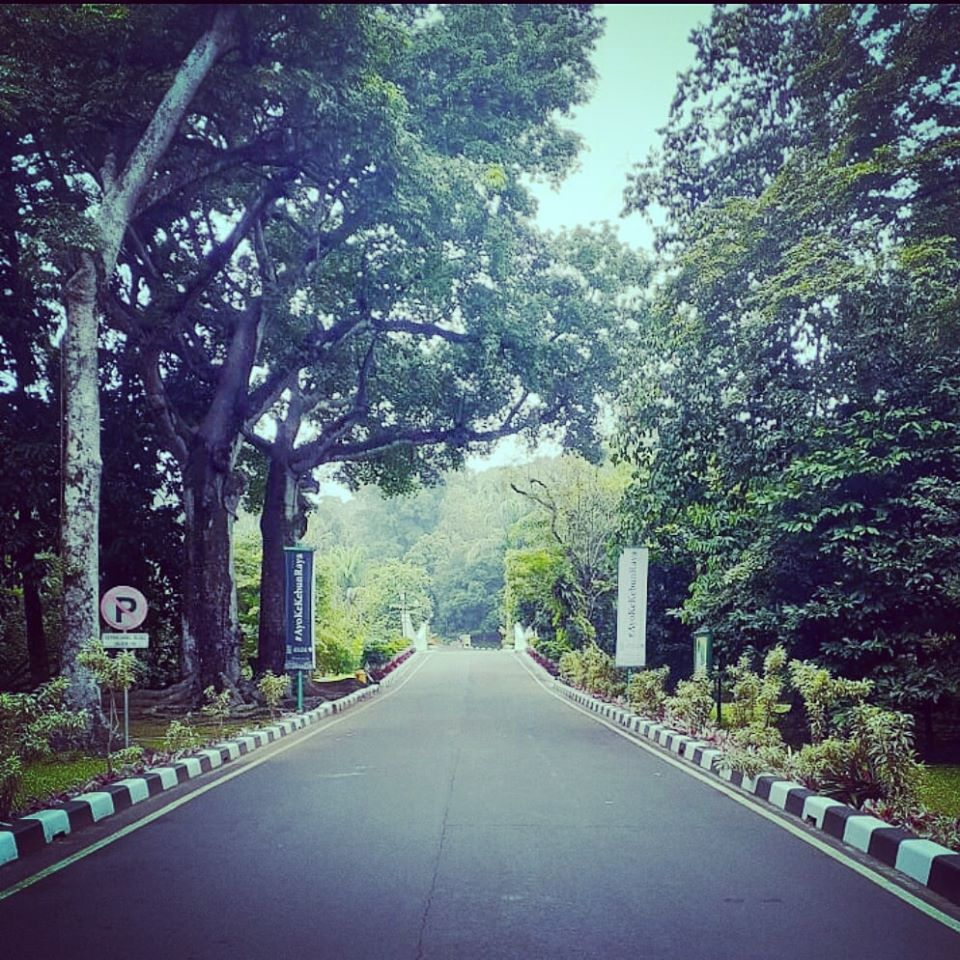
#> input picture krb.jpg, 960 x 960 px, given in place of the camera
$ python getvideobin.py
#> lines starting #> are read from the running program, lines starting #| are printed output that depends on the picture; after the words box and inside, x2 and y2 are one past the last pixel; in counts of white or black regions, pixels touching at a corner belong together
import numpy as np
import cv2

cap = cv2.VideoCapture(0)

while(True):
    # Capture frame-by-frame
    ret, frame = cap.read()
#> frame is the input picture: shape (960, 960, 3); mean B, G, R 116.6, 104.4, 91.6

    # Our operations on the frame come here
    gray = cv2.cvtColor(frame, cv2.COLOR_BGR2GRAY)
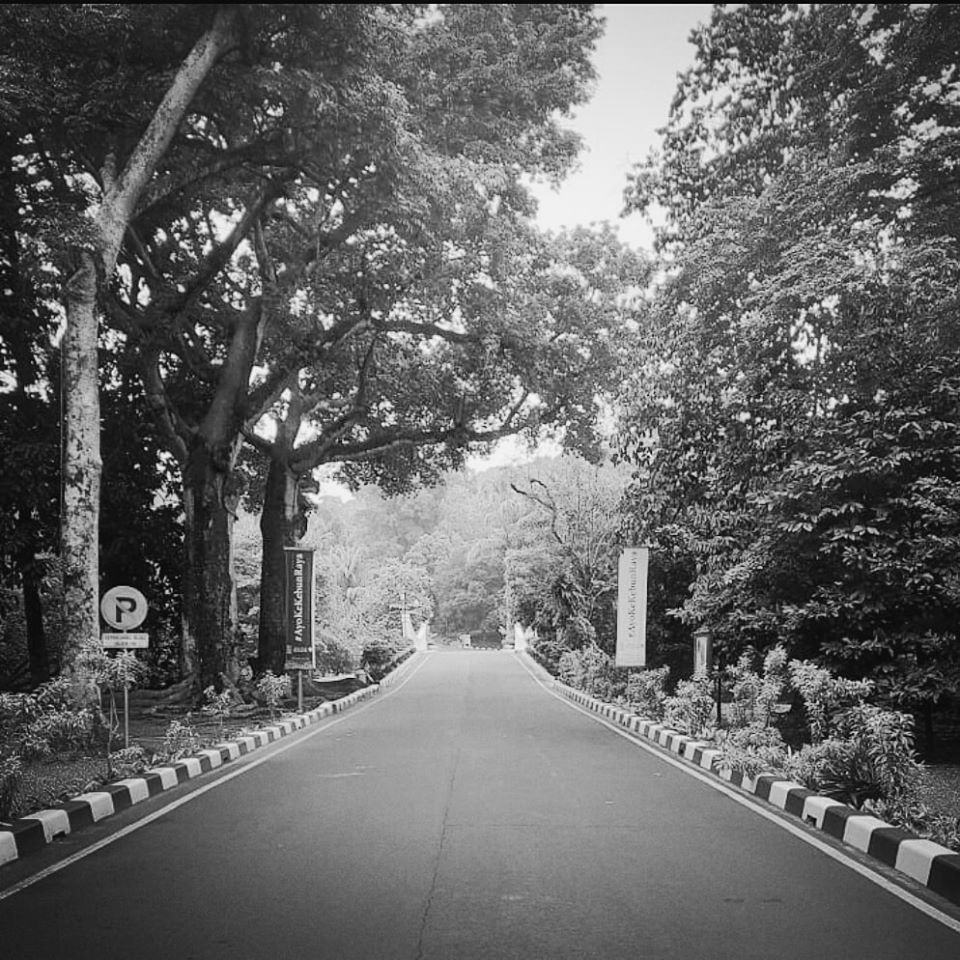
#> gray: shape (960, 960); min 1, max 250, mean 102

    ret,th1 = cv2.threshold(gray,127,255,cv2.THRESH_BINARY)
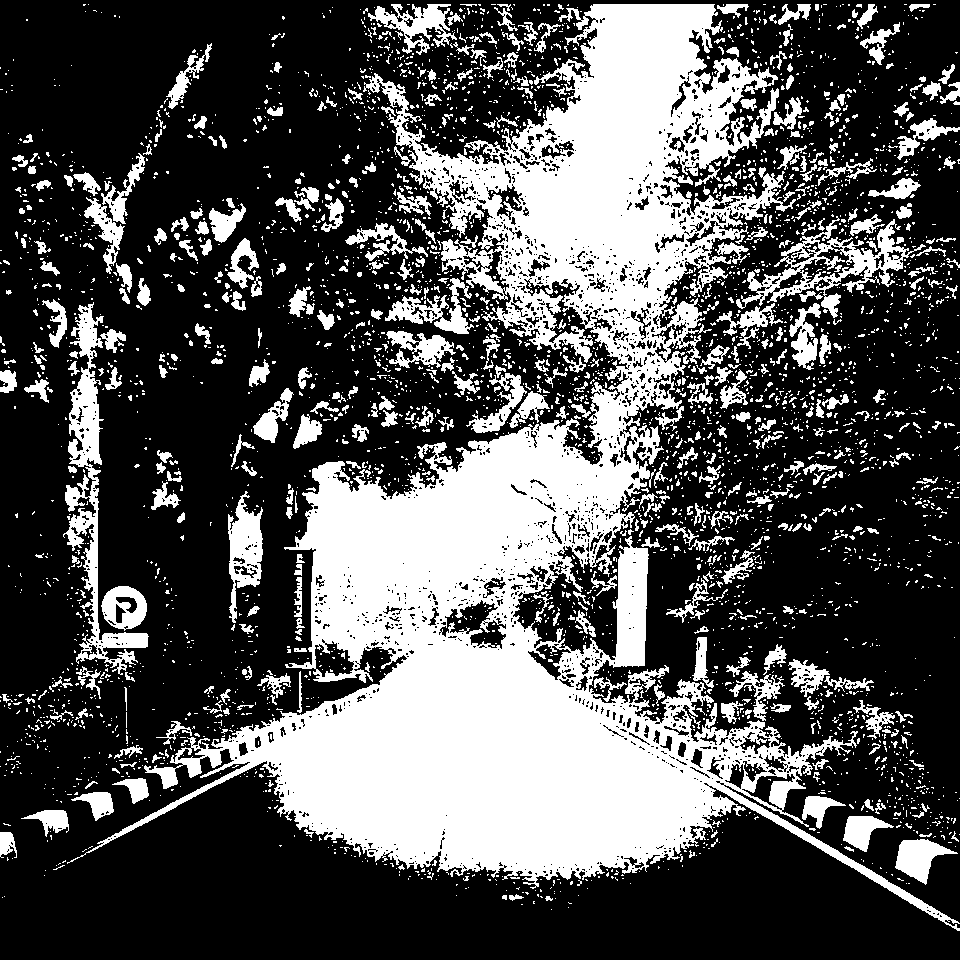
#> th1: shape (960, 960); 32.7% white; 4016 white regions (3492 under 20 px), largest, box (x1, y1, x2, y2) and area: (67, 4, 960, 931) 211415, (63, 302, 149, 675) 6789, (736, 216, 926, 318) 4452
    ret,th2 = cv2.threshold(gray,127,255,cv2.THRESH_BINARY_INV)
    edges = cv2.Canny(th1,90,100,5)
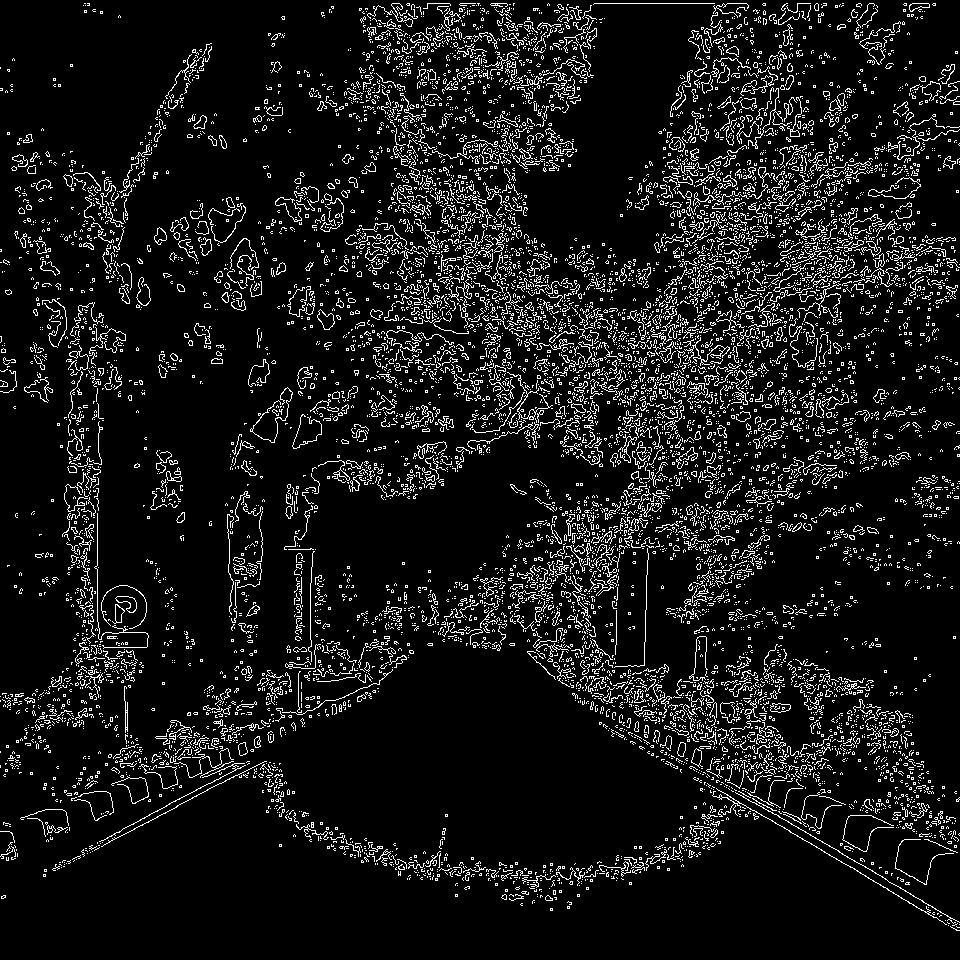
#> edges: shape (960, 960); 9% white in thin lines or dots


    # Display the resulting frame
    cv2.imshow('frame-Binary',th1)
    cv2.imshow('frame2-Inv Binary',th2)
    cv2.imshow('frame3- Edges',edges)

    if cv2.waitKey(1) & 0xFF == ord('q'):
#> (key q is pressed here)
        break

# When everything done, release the capture
cap.release()
cv2.destroyAllWindows()

$ run again, on road.jpg
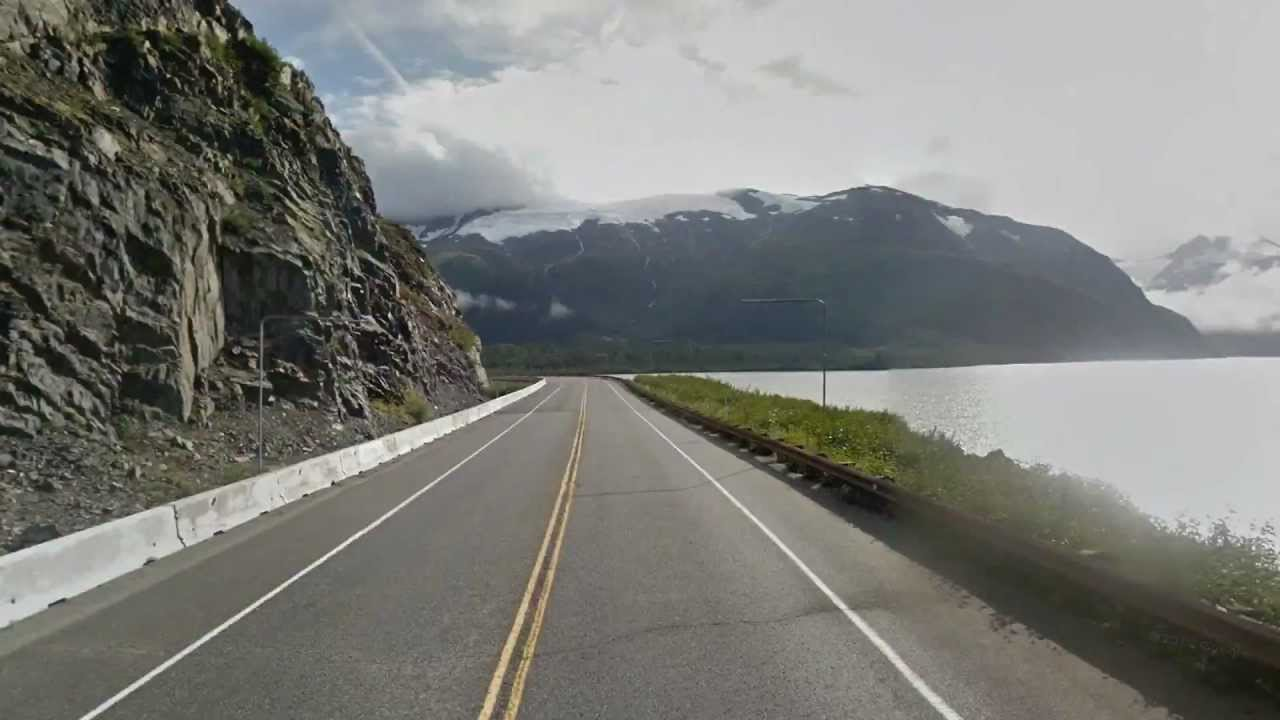
#> input picture road.jpg, 1280 x 720 px, given in place of the camera
#> frame is the input picture: shape (720, 1280, 3); mean B, G, R 119.9, 124.2, 123.4
#> `ret,th1 = cv2.threshold(gray,127,255,cv2.THRESH_BINARY)`:
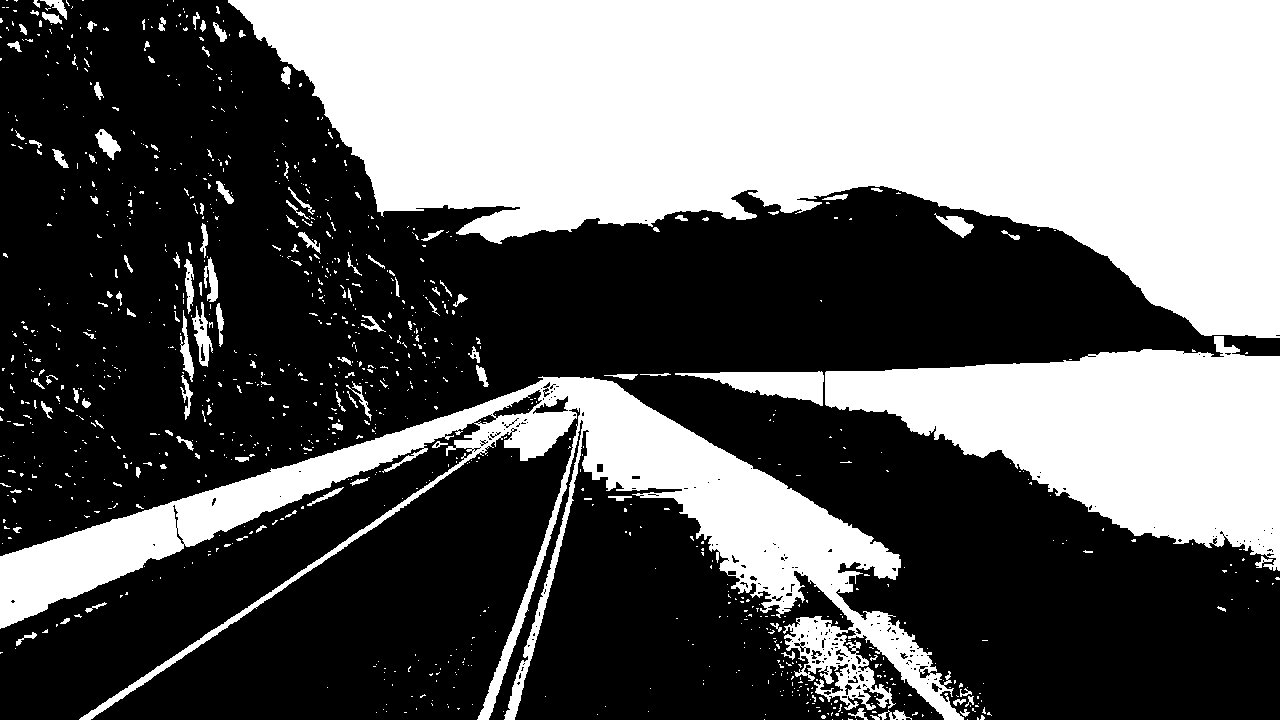
#> th1: shape (720, 1280); 39.7% white; 1053 white regions (928 under 20 px), largest, box (x1, y1, x2, y2) and area: (228, 0, 1280, 338) 224417, (0, 376, 964, 720) 68767, (825, 336, 1280, 571) 56968
#> `edges = cv2.Canny(th1,90,100,5)`:
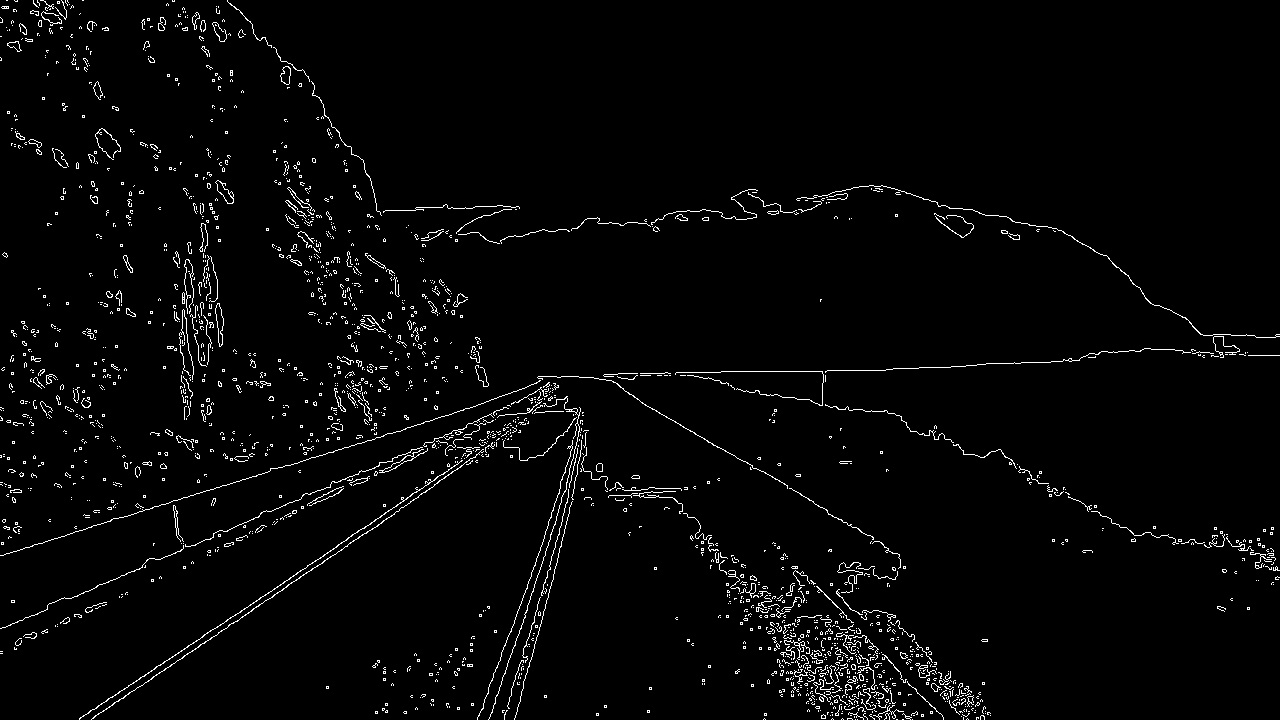
#> edges: shape (720, 1280); 2.5% white in thin lines or dots
